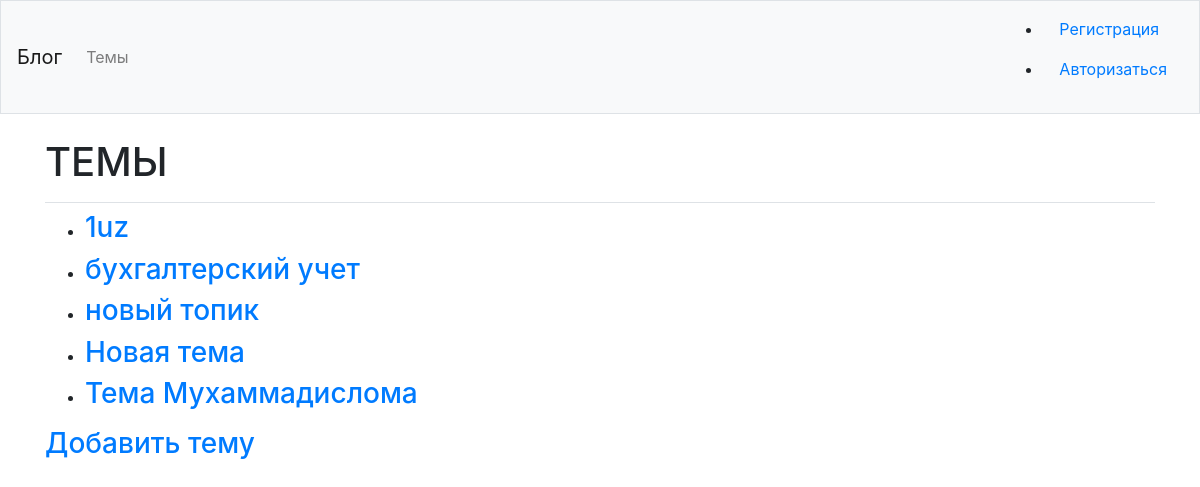
Page /topics/ on the committed database.
### blogs/models.py (models this page shows)
class Topic(models.Model):
    text = models.CharField(max_length=200)
    date_added = models.DateTimeField(auto_now_add=True)
    owner = models.ForeignKey(User, on_delete=models.CASCADE)
    def __str__(self):
        return self.text

### blogs/views.py (the view)
# urls.py: path('topics/', views.topics, name='topics'),
def topics(request):
    topics = Topic.objects.order_by('date_added')
    context = {'topics': topics}
    return render(request, 'blogs/topics.html', context)

### blogs/templates/blogs/topics.html
{% extends "blogs/base.html" %}
 {% block page_header%}
<h1>ТЕМЫ</h1>
{% endblock page_header%}
{% block content %}
<ul>
    {% for topic in topics %}
    <li><h3>
        <a href="{% url 'blogs:topic' topic.id %}">{{topic}}</a></h3></li>
    {% empty %}
    <li><h3>Пока нет тем</h3></li>
    {%  endfor %}
</ul>
<h3><a href="{% url 'blogs:new_topic' %}">Добавить тему</a></h3>
{% endblock content %}

### blogs/templates/blogs/base.html (shortened to what this page needs)
{% load bootstrap4 %}
<!DOCTYPE html>
<html lang="en">
<head>
    {% bootstrap_css %}
</head>
<body>
<nav class="navbar navbar-expand-md navbar-light bg-light mb-4 border">
    <a class="navbar-brand" href="{% url 'blogs:index' %}">Блог</a>
    <div class="collapse navbar-collapse" id="navbarCollapse">
        <ul class="navbar-nav mr-auto">
            <li class="nav-item">
                <a class="nav-link" href="{% url 'blogs:topics'%}">Темы </a>
            </li>
        </ul>
        <ul>
            {% if user.is_authenticated %}
               <li class="nav-item">
                   <span class="navbar-text">{{ user.username }}</span>
               </li>
                <li class="nev-item">
                    <a class="nav-link" href="{% url 'users:logout' %}">Выход</a>
                </li>
            {% else %}
                <li class="nav-item">
                    <a class="nav-link" href="{% url 'users:register' %}">Регистрация</a>
                </li>
                 <li class="nav-item">
                    <a class="nav-link" href="{% url 'users:login' %}">Авторизаться</a>
                </li>
            {% endif %}
        </ul>
    </div>
</nav>
<main role="main" class="container">
    <div class="pb-2 mb-2 border-bottom">
        {% block page_header%}{% endblock page_header%}
    </div>
    <div>
        {% block content%}
        {% endblock content%}
    </div>
</main>
</body>
</html>

### rows in the picture
Topic: text "1uz"
Topic: text "бухгалтерский учет"
Topic: text "новый топик"
Topic: text "Новая тема"
Topic: text "Тема Мухаммадислома"
